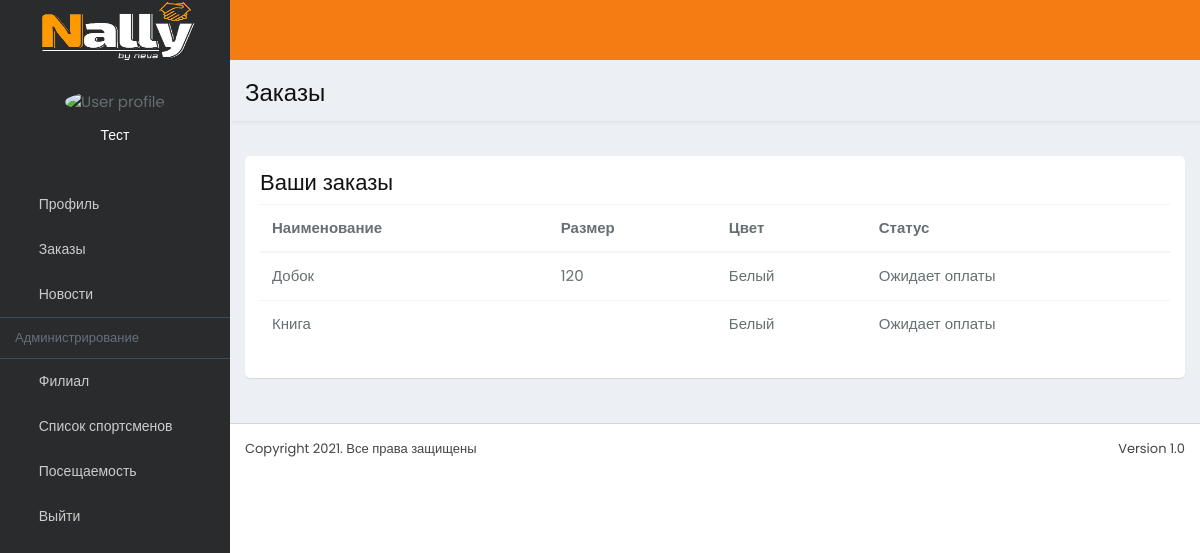
The page /orders (signed in) on the database its author committed.
### LK/models.py (models this page shows, shortened)
class User(AbstractUser):
    jobs = (
        ('Спортсмен', 'Спортсмен'),
        ('Тренер', 'Тренер'),
    )
    email = models.EmailField(unique=True)
    group = models.ForeignKey('Group', on_delete=models.PROTECT, null=True, verbose_name='Группа')
    filial = models.ForeignKey('Filial', on_delete=models.PROTECT, null=True, blank=True, verbose_name='Филиал')
    club = models.ForeignKey('Club', on_delete=models.PROTECT, null=True, blank=True, verbose_name='Клуб')
    city = models.ForeignKey('City', on_delete=models.PROTECT, null=True, blank=True, verbose_name='Город')
    bd = models.DateField(auto_now=False, auto_now_add=False, null=True, verbose_name='Дата рождения спортсмена')
    avatar = models.ImageField(upload_to='avatar/%Y/%m/%d/', null=True, blank=True, verbose_name='Аватарка')
    phone = models.IntegerField(null=True, verbose_name='Телефон')
    phone_dop = models.IntegerField(null=True, verbose_name='Дополнительный телефон')
    first_name_m = models.CharField(blank=True, null=True, max_length=50, verbose_name='Имя родителя')
    last_name_m = models.CharField(blank=True, null=True, max_length=50, verbose_name='Фамилия родителя')
    weight = models.IntegerField(blank=True, null=True, verbose_name='Вес спортсмена')
    passport = models.CharField(blank=True, null=True, verbose_name='Номер паспорта спортсмена', max_length=100)
    bio = models.TextField(null=True, max_length=1000, verbose_name='Описание')
    job = models.CharField(max_length=20, choices=jobs, default=jobs[0][0], verbose_name='Должность')
    class Meta:
        verbose_name = 'Пользователь'
        verbose_name_plural = 'Пользователи'

class Orders(models.Model):
    status = (
        ('Ожидает оплаты', 'Ожидает оплаты'),
        ('В пути', 'В пути'),
        ('Доставлено', 'Доставлено'),
    )
    colors = (
        ('Белый', 'Белый'),
        ('Желтый', 'Желтый'),
        ('Зеленый', 'Зеленый'),
        ('Синий', 'Синий'),
        ('Красный', 'Красный'),
        ('Черный', 'Черный'),
    )
    sizes = (
        ('100', '100'),
        ('110', '110'),
        ('120', '120'),
        ('130', '130'),
        ('140', '140'),
        ('150', '150'),
        ('160', '160'),
        ('170', '170'),
        ('180', '180'),
        ('190', '190'),
        ('200', '200'),
        ('XXS', 'XXS'),
        ('XS', 'XS'),
        ('S', 'S'),
        ('M', 'M'),
        ('L', 'L'),
        ('XL', 'XL'),
    )
    name = models.CharField(max_length=20, blank=True, verbose_name='Название')
    size = models.CharField(max_length=30, choices=sizes, blank=True, verbose_name='Размер')
    status = models.CharField(max_length=20, choices=status, default='Ожидает оплаты', verbose_name='Статус заказа', blank=True)
    color = models.CharField(max_length=40, choices=colors, blank=True, verbose_name='Цвет')
    client = models.ForeignKey('User',blank=True, null=True,  on_delete=models.PROTECT, verbose_name='Клиент')
    class Meta:
        verbose_name = 'Заказ'
        verbose_name_plural = 'Заказы'

### LK/views.py (the view)
# urls.py: path('orders', orders, name='orders'),
@login_required
def orders(request):
    ord = Orders.objects.filter(client_id=request.user)
    context = {
        'ord': ord,
        'title': 'Заказы',
    }
    return render(request, 'lk/orders.html', context)

### LK/templates/lk/orders.html (shortened to what this page needs)
{%extends 'base.html'%}
{%block content%}
<div class="content-wrapper">
    <div class="content-header sty-one">
      <h1 class="text-black">Заказы</h1>
    </div>
<div class="content">
      <div class="info-box">
        <h4 class="text-black">Ваши заказы</h4>
        <div class="table-responsive">
          <table class="table">
            <thead>
              <tr>
                <th scope="col">Наименование</th>
                <th scope="col">Размер</th>
                <th scope="col">Цвет</th>
                <th scope="col">Статус</th>
              </tr>
            </thead>
            <tbody>
            {%for order in ord%}
              <tr>
                <td>{{order.name}}</td>
                <td>{{order.size}}</td>
                <td>{{order.color}}</td>
                <td>{{order.status}}</td>
              </tr>
            {%endfor%}
            </tbody>
          </table>
        </div>
      </div>
</div>
</div>
    {%endblock%}

### templates/inc/_nav.html (shortened to what this page needs)
{%load static%}
<body class="hold-transition skin-blue sidebar-mini" style="height: auto; min-height:100%;">
<div class="wrapped boxed-wrapper" style="height: auto; min-height:100%;">
  <header class="main-header">
    <a href="{%url 'profile'%}" class="logo blue-bg">
    <span class="logo-lg"><img src="{{MEDIA_URL}}/logo/logo_back_free.png" alt="" style="height:60px;width:160px"></span> </a>
    <nav class="navbar blue-bg navbar-static-top">
      <ul class="nav navbar-nav pull-left">
        <li><a class="sidebar-toggle" data-toggle="push-menu" href=""></a> </li>
      </ul>
    </nav>
  </header>
<aside class="main-sidebar">
    <div class="sidebar">
      <div class="user-panel">
       <div class="image text-center">
         {%if request.user.avatar %}
              <img class="img-circle" src="{{user.avatar.url}}" alt="User profile picture">
              {%else%}
              <img class="img-circle" src="{{MEDIA_URL}}/ava_default.jpg" alt="User profile picture">
              {%endif%}
       </div>
        <div class="info">
          {%if user.is_authenticated%}
          <p>{{request.user.first_name}}</p>
          {%endif%}
          </div>
      </div>
      <ul class="sidebar-menu" data-widget="tree">
        <li> <a href="{%url 'profile'%}"> <i class="fa fa-user-o"></i> <span>Профиль</span></a></li>
        <li class="treeview"> <a href="#"> <i class="fa fa-envelope-o "></i> <span>Заказы</span>
        <span class="pull-right-container">
          <i class="fa fa-angle-left pull-right">
          </i>
        </span>
        </a>
        </li>
        <li> <a href="{%url 'news'%}"> <i class="fa fa-briefcase"></i> <span>Новости</span> </a></li>
        {%if request.user.job == 'Спортсмен'%}
        <li> <a href="{%url 'statistic'%}"> <i class="fa fa-calendar"></i> <span>Посещаемость</span> </a></li>
        {%elif request.user.job == 'Тренер'%}
        <li class="header">Администрирование</li>
        <li> <a href="{%url 'groups'%}"> <i class="fa fa-briefcase"></i> <span>Филиал</span> </a></li>
        <li> <a href="{%url 'sportsmen'%}"> <i class="fa fa-briefcase"></i> <span>Список спортсменов</span> </a></li>
        <li> <a href="{%url 'news'%}"> <i class="fa fa-briefcase"></i> <span>Посещаемость</span> </a></li>
        {%endif%}
        <li> <a href="{%url 'logout'%}"> <i class="fa fa-sign-out"></i> <span>Выйти</span> </a></li>
      </ul>
    </div>
  </aside>

### templates/inc/_nav.html (style rules this page uses)
.main-sidebar { background-attachment:fixed; background-size:0 100%; }

### rows shown on the page
User: user.first_name "Тест"
Orders: name "Добок", size "120", color "Белый", status "Ожидает оплаты"
Orders: name "Книга", color "Белый", status "Ожидает оплаты"
